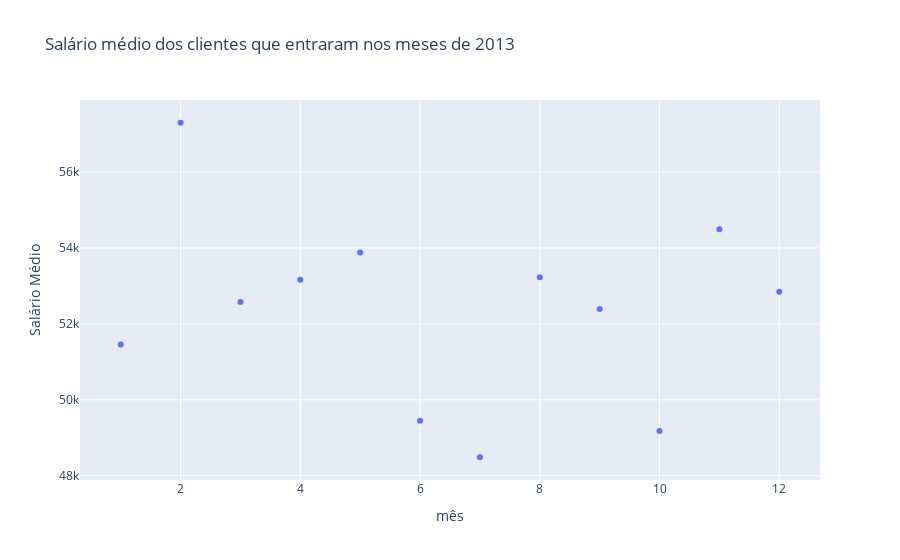

The code cell stored with this chart in its notebook:
### Markdown cell above
## gráfico 2 ##
A diferença desse gráfico para o anterior, é apenas no mode, para demonstrar que o gráfico de linhas é o mesmo da dispersão.
* **gráfico 1**: mode =  'lines'
*  **gráfico 2**: mode = 'makers'

### Code cell
#criando o gráfico com o graph_objs
line1= go.Scatter(x= months, y= avg_income, mode= 'markers', name= 'Ligado por linha')

#definindo layout
layout= go.Layout(title= 'Salário médio dos clientes que entraram nos meses de 2013',
                  xaxis= {'title': 'mês'},
                  yaxis= {'title': 'Salário Médio'})

#criando a figura
fig= go.Figure(data= [line1], layout= layout)

#plotando o gráfico
py.iplot(fig)

### Figure 1 — Plotly figure (JSON) as saved in the notebook; plotly's stock layout.template omitted (floating-point values rounded to 4 significant figures)
{"data": [{"mode": "markers", "name": "Ligado por linha", "type": "scatter", "x": [1, 2, 3, 4, 5, 6, 7, 8, 9, 10, 11, 12], "y": [51450.0, 57300.0, 52580.0, 53160.0, 53880.0, 49450.0, 48490.0, 53230.0, 52390.0, 49180.0, 54490.0, 52850.0]}], "layout": {"title": {"text": "Salário médio dos clientes que entraram nos meses de 2013"}, "xaxis": {"title": {"text": "mês"}}, "yaxis": {"title": {"text": "Salário Médio"}}}}
